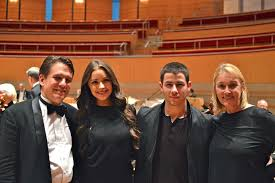
#> input picture Upload_Folder/download10.png, 275 x 183 px, found by its file name
$ jupyter execute Untitled.ipynb
#> lines starting #> are read from the running program, lines starting #| are printed output that depends on the picture
[cell 1]
import numpy as np # linear algebra
import pandas as pd # data processing, CSV file I/O (e.g. pd.read_csv)
import cv2
from scipy.spatial import distance
import matplotlib.pyplot as plt
face_model = cv2.CascadeClassifier(cv2.data.haarcascades+'haarcascade_frontalface_alt2.xml')
img = cv2.imread('/Users/saikscbs/Desktop/venu1/download10.png')
#> img is the input picture: shape (183, 275, 3); mean B, G, R 55.7, 74.3, 114.4
img = cv2.cvtColor(img, cv2.IMREAD_GRAYSCALE)
#> img: shape (183, 275, 4)
faces = face_model.detectMultiScale(img,scaleFactor=1.1, minNeighbors=4) #returns a list of (x,y,w,h) tuples
#> faces = [[86, 71, 28, 28], [160, 74, 30, 30], [213, 75, 29, 29], [46, 66, 33, 33]]
out_img = cv2.cvtColor(img, cv2.COLOR_RGB2BGR) #colored output image
#plotting
for (x,y,w,h) in faces:
    cv2.rectangle(out_img,(x,y),(x+w,y+h),(0,0,255),1)
#> this loop made 4 passes
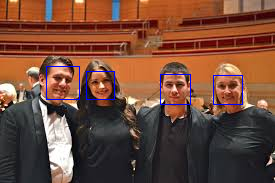
#> out_img: shape (183, 275, 3); mean R, G, B 113, 73.4, 57.4
plt.figure(figsize=(12,12))
plt.imshow(out_img)
MIN_DISTANCE = 130
if len(faces)>=2:
    label = [0 for i in range(len(faces))]
#> label = [0, 0, 0, 0]
    for i in range(len(faces)-1):
        for j in range(i+1, len(faces)):
            dist = distance.euclidean(faces[i][:2],faces[j][:2])
            if dist<MIN_DISTANCE:
                label[i] = 1
                label[j] = 1
#> this loop made 3 passes
#> after the loop, label = [1, 1, 1, 1]
    new_img = cv2.cvtColor(img, cv2.COLOR_RGB2BGR) #colored output image
    for i in range(len(faces)):
        (x,y,w,h) = faces[i]
        if label[i]==1:
            print("in danger")
            cv2.rectangle(new_img,(x,y),(x+w,y+h),(255,0,0),1)
        else:
            print("no danger")
            cv2.rectangle(new_img,(x,y),(x+w,y+h),(0,255,0),1)
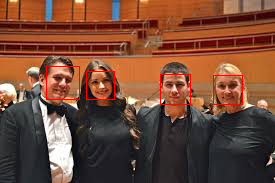
#> new_img: shape (183, 275, 3); mean R, G, B 115.4, 73.4, 55
    plt.figure(figsize=(10,10))
    plt.imshow(new_img)

else:
    print("No. of faces detected is less than 2")

$ run again, with Upload_Folder/download3.png copied over Upload_Folder/download10.png
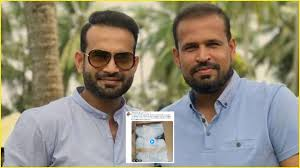
#> input picture Upload_Folder/download3.png, 300 x 168 px, found by its file name
#> img is the input picture: shape (168, 300, 3); mean B, G, R 122.7, 139.9, 145.2
#> img: shape (168, 300, 4)
#> faces = [[78, 33, 67, 67], [173, 23, 61, 61]]
#> the loop `for (x,y,w,h) in faces:` made 2 passes
#> after the loop `for (x,y,w,h) in faces:`:
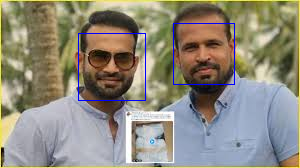
#> out_img: shape (168, 300, 3); mean R, G, B 143.8, 138.7, 124.4
#> `label = [0 for i in range(len(faces))]`: label = [0, 0]
#> the loop `for i in range(len(faces)-1):` made 1 pass
#> after the loop `for i in range(len(faces)-1):`: label = [1, 1]
#> the loop `for i in range(len(faces)):` made 2 passes
#> (printed output is left out)
#> after the loop `for i in range(len(faces)):`:
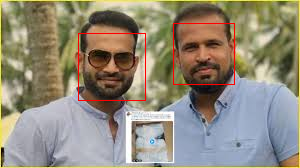
#> new_img: shape (168, 300, 3); mean R, G, B 146.3, 138.7, 121.8

$ run again, with Upload_Folder/download5.png copied over Upload_Folder/download10.png
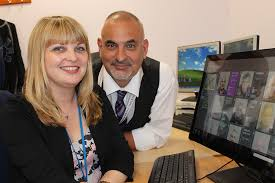
#> input picture Upload_Folder/download5.png, 275 x 183 px, found by its file name
#> img is the input picture: shape (183, 275, 3); mean B, G, R 96.4, 108.5, 124.8
#> img: shape (183, 275, 4)
#> faces = [[97, 28, 49, 49], [45, 29, 52, 52]]
#> the loop `for (x,y,w,h) in faces:` made 2 passes
#> after the loop `for (x,y,w,h) in faces:`:
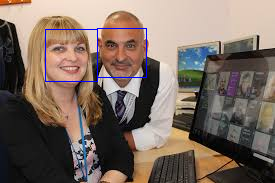
#> out_img: shape (183, 275, 3); mean R, G, B 123.6, 107.6, 97.5
#> `label = [0 for i in range(len(faces))]`: label = [0, 0]
#> the loop `for i in range(len(faces)-1):` made 1 pass
#> after the loop `for i in range(len(faces)-1):`: label = [1, 1]
#> the loop `for i in range(len(faces)):` made 2 passes
#> (printed output is left out)
#> after the loop `for i in range(len(faces)):`:
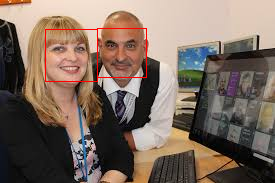
#> new_img: shape (183, 275, 3); mean R, G, B 125.4, 107.6, 95.7

$ run again, with Upload_Folder/download8.png copied over Upload_Folder/download10.png
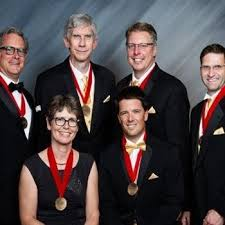
#> input picture Upload_Folder/download8.png, 225 x 225 px, found by its file name
#> img is the input picture: shape (225, 225, 3); mean B, G, R 68.4, 66.5, 76.7
#> img: shape (225, 225, 4)
#> faces = [[65, 24, 34, 34], [119, 32, 38, 38], [198, 58, 26, 26], [115, 100, 31, 31], [49, 107, 35, 35]]
#> the loop `for (x,y,w,h) in faces:` made 5 passes
#> after the loop `for (x,y,w,h) in faces:`:
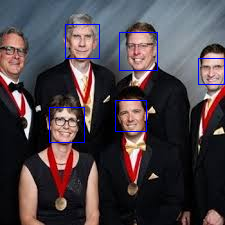
#> out_img: shape (225, 225, 3); mean R, G, B 75.3, 65.3, 70.6
#> `label = [0 for i in range(len(faces))]`: label = [0, 0, 0, 0, 0]
#> the loop `for i in range(len(faces)-1):` made 4 passes
#> after the loop `for i in range(len(faces)-1):`: label = [1, 1, 1, 1, 1]
#> the loop `for i in range(len(faces)):` made 5 passes
#> (printed output is left out)
#> after the loop `for i in range(len(faces)):`:
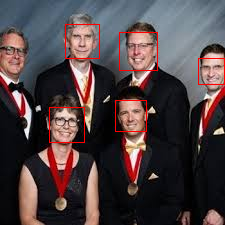
#> new_img: shape (225, 225, 3); mean R, G, B 78.6, 65.3, 67.3
